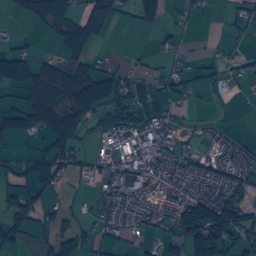
#> input picture backend/train/data/RSVQA-LR/Images_LR/101.tif, 256 x 256 px
$ python -i segmentation_sam.py   (imports and definitions only)
#> lines starting #> are read from the running program, lines starting #| are printed output that depends on the picture; after the words box and inside, x2 and y2 are one past the last pixel; in counts of white or black regions, pixels touching at a corner belong together
#> further down, picture is the input picture: PIL image 256x256 RGB; mean R, G, B 47.5, 66, 77.6
"""
Grounding / referring segmentation — Segment Anything Model (SAM, ViT-B
checkpoint, Meta AI, real public weights at SAM_CHECKPOINT_URL).

SAM segments objects from point/box prompts. Since SAM has no language
understanding, we use real CV heuristics to find seed regions:
  - water/river/lake → HSV blue-band thresholding
  - built-up/urban/road → Canny edge density
  - vegetation/forest/crop/green → NDVI-proxy (green channel dominance)
  - dominant region → k-means largest cluster centroid

Each seed is a real pixel-derived coordinate, not a hardcoded guess.
"""
from __future__ import annotations

import logging
import os
import urllib.request
from functools import lru_cache
from PIL import Image
import numpy as np
import cv2

from app.config import get_settings
from app.utils import fallback_cv

logger = logging.getLogger("satquery.sam")


# [23 lines left out: function _vegetation_mask, not called in this run]


def _built_up_mask_with_mask(img: Image.Image):
    """built_up_mask but also returns binary mask PIL for SAM seeding."""
    cv_img = cv2.cvtColor(np.array(img.convert("RGB")), cv2.COLOR_RGB2BGR)
    gray = cv2.cvtColor(cv_img, cv2.COLOR_BGR2GRAY)
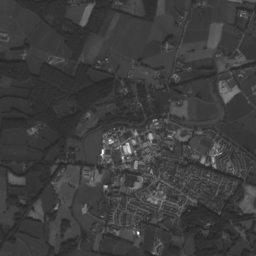
#> gray: shape (256, 256); min 38, max 255, mean 61.8
    edges = cv2.Canny(gray, 60, 160)
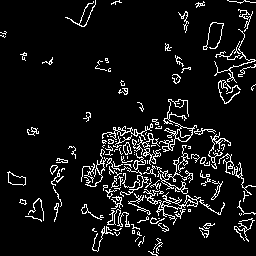
#> edges: shape (256, 256); 8% white in thin lines or dots
    kernel = np.ones((9, 9), np.uint8)
    density = cv2.dilate(edges, kernel, iterations=1)
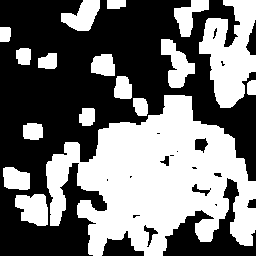
#> density: shape (256, 256); 45.1% white; 17 white regions, largest, box (x1, y1, x2, y2) and area: (46, 95, 256, 256) 19732, (199, 0, 256, 108) 3753, (161, 39, 195, 88) 863
    density = cv2.morphologyEx(density, cv2.MORPH_CLOSE, kernel, iterations=2)
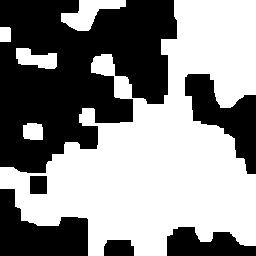
#> density: shape (256, 256); 54.5% white; 6 black regions, box (x1, y1, x2, y2) and area: (0, 0, 177, 173) 20480, (0, 189, 88, 256) 3602, (185, 74, 256, 174) 3169, (167, 227, 256, 256) 1781, (104, 240, 134, 256) 449, (30, 176, 47, 194) 306
    coverage_pct = float((density > 0).sum()) / density.size * 100
#> coverage_pct = 54.55
    overlay = cv_img.copy()
    overlay[density > 0] = (0, 0, 255)
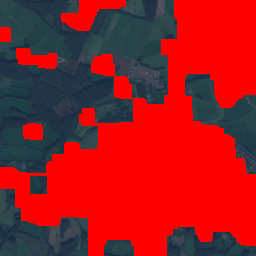
#> overlay: shape (256, 256, 3); mean B, G, R 33, 28, 156.7
    blended = cv2.addWeighted(cv_img, 0.65, overlay, 0.35, 0)
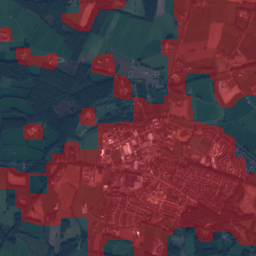
#> blended: shape (256, 256, 3); mean B, G, R 62, 52.7, 85.7
    overlay_pil = Image.fromarray(cv2.cvtColor(blended, cv2.COLOR_BGR2RGB))
    mask_pil = Image.fromarray(density)
    return overlay_pil, mask_pil, coverage_pct


# [94 lines left out: functions _kmeans_dominant_mask, _water_mask_validated, _get_seed_region, not called in this run]


class SAMEngine:
    # [135 lines left out: functions __init__, _ensure_checkpoint, _try_load, ground, not called in this run]


@lru_cache
def get_sam_engine() -> SAMEngine:
    return SAMEngine()

>>> from PIL import Image
>>> picture = Image.open('../../train/data/RSVQA-LR/Images_LR/101.tif')
>>> result = _built_up_mask_with_mask(picture)

$ run again, on backend/train/data/RSVQA-LR/Images_LR/112.tif
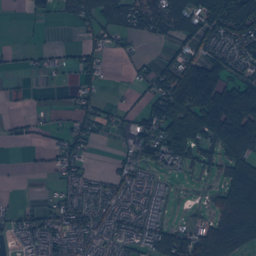
#> input picture backend/train/data/RSVQA-LR/Images_LR/112.tif, 256 x 256 px
#> picture is the input picture: PIL image 256x256 RGB; mean R, G, B 53.8, 67.6, 81.8
#> in _built_up_mask_with_mask, `edges = cv2.Canny(gray, 60, 160)`:
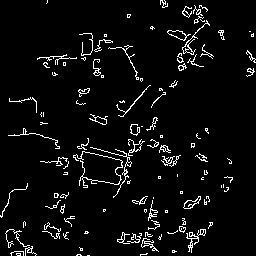
#> edges: shape (256, 256); 5% white in thin lines or dots
#> coverage_pct = 50.96
#> in _built_up_mask_with_mask, `blended = cv2.addWeighted(cv_img, 0.65, overlay, 0.35, 0)`:
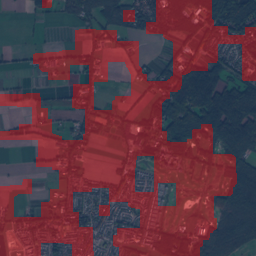
#> blended: shape (256, 256, 3); mean B, G, R 66.8, 55.1, 88.9

$ run again, on backend/train/data/RSVQA-LR/Images_LR/114.tif
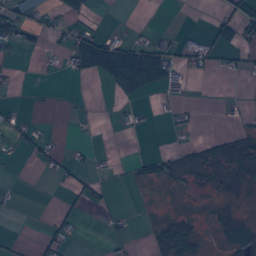
#> input picture backend/train/data/RSVQA-LR/Images_LR/114.tif, 256 x 256 px
#> picture is the input picture: PIL image 256x256 RGB; mean R, G, B 59.9, 68.6, 80.7
#> in _built_up_mask_with_mask, `edges = cv2.Canny(gray, 60, 160)`:
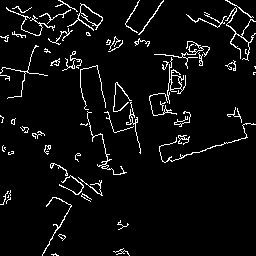
#> edges: shape (256, 256); 5.1% white in thin lines or dots
#> coverage_pct = 51.23
#> in _built_up_mask_with_mask, `blended = cv2.addWeighted(cv_img, 0.65, overlay, 0.35, 0)`:
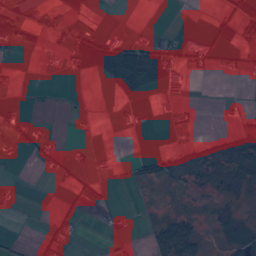
#> blended: shape (256, 256, 3); mean B, G, R 65.7, 55.7, 94.1

$ run again, on backend/train/data/RSVQA-LR/Images_LR/122.tif
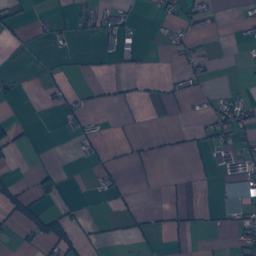
#> input picture backend/train/data/RSVQA-LR/Images_LR/122.tif, 256 x 256 px
#> picture is the input picture: PIL image 256x256 RGB; mean R, G, B 61.8, 71, 83.7
#> in _built_up_mask_with_mask, `edges = cv2.Canny(gray, 60, 160)`:
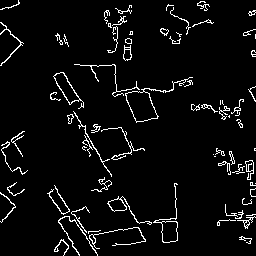
#> edges: shape (256, 256); 5% white in thin lines or dots
#> coverage_pct = 46.97
#> in _built_up_mask_with_mask, `blended = cv2.addWeighted(cv_img, 0.65, overlay, 0.35, 0)`:
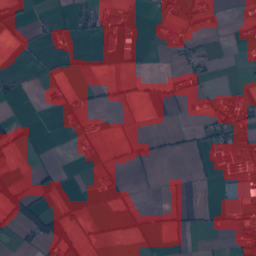
#> blended: shape (256, 256, 3); mean B, G, R 69.7, 59.1, 93.1
